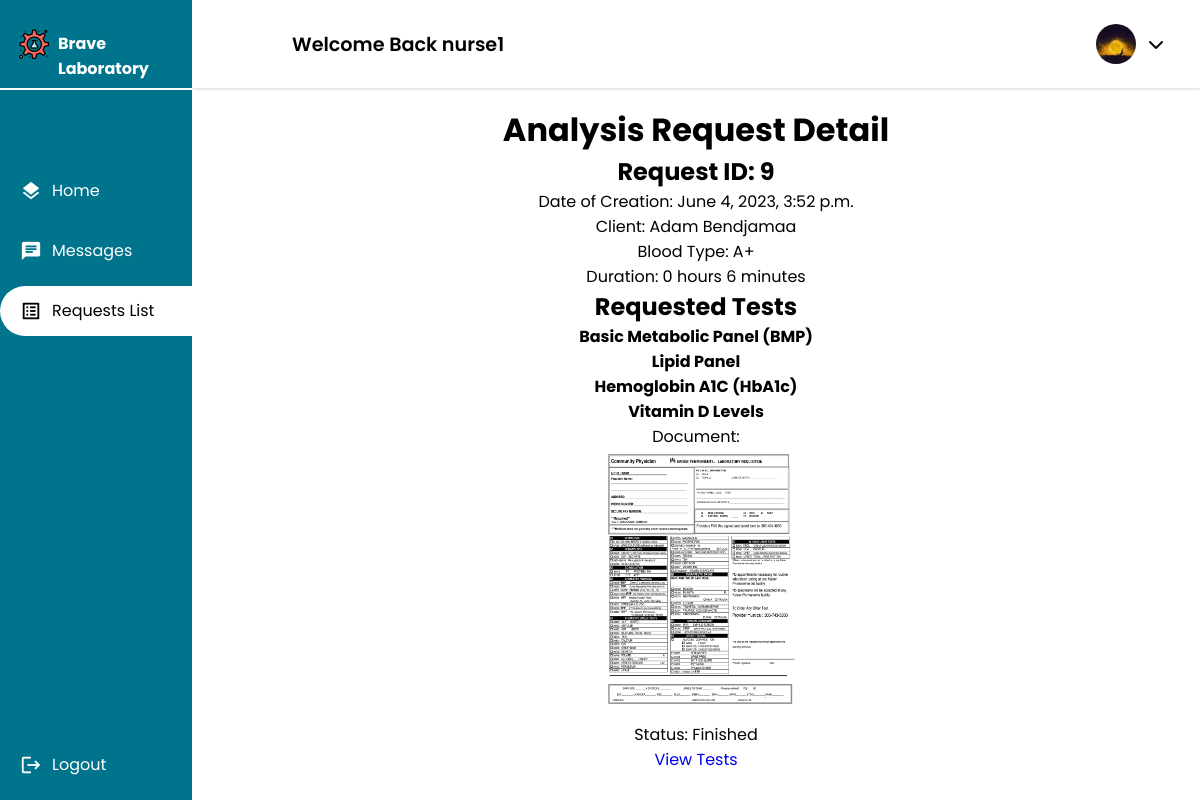
/nurse/requests/9/detail/ (signed in), run on the app's committed database.
### nurse/models.py (models this page shows, shortened)
class Nurse(models.Model):
    GENDERS =[
        ('M','Male'),
        ('F','Female')
    ]
    user = models.OneToOneField(User, primary_key = True, on_delete=models.CASCADE)
    phone_number = models.CharField(max_length=10,validators=[phone_regex])
    gender = models.CharField(max_length = 1 ,choices = GENDERS)
    address = models.CharField(max_length=50)
    profile_pic = models.ImageField(default="default.png", upload_to="profile_pics")
    date_of_birth = models.DateField(default='2003-03-08')
    class Meta():
        db_table = 'auth_nurse'

### main_home/models.py (models this page shows, shortened)
class AnalysisRequest(models.Model):
    PENDING = 'pending'
    WORKING_ON = 'working-on'
    FINISHED = 'finished'
    STATUS_CHOICES = [
        (PENDING, 'Pending'),
        (WORKING_ON, 'Working On'),
        (FINISHED, 'Finished'),
    ]
    appointment = models.OneToOneField(Appointment, on_delete=models.CASCADE)
    nurse = models.ForeignKey(Nurse, on_delete=models.CASCADE)
    tests = models.ManyToManyField(Test)
    creation_time = models.DateTimeField(auto_now_add=True)
    start_time = models.DateTimeField(null=True, blank=True)
    finish_time = models.DateTimeField(null=True, blank=True)
    accepted = models.BooleanField(default=False)
    finished = models.BooleanField(default=False)
    status =  models.CharField(max_length=45, choices=STATUS_CHOICES, default=PENDING)
    def duration(self):
        if self.start_time:
            if self.finish_time:
                duration = self.finish_time - self.start_time
            else:
                duration = timezone.now() - self.start_time
            hours = duration // timedelta(hours=1)
            minutes = (duration % timedelta(hours=1)) // timedelta(minutes=1)
            return f"{hours} hours {minutes} minutes"
        return "0 hours 0 minutes"
    def all_tests_confirmed(self):
        return self.tests.filter(confirmed=False).count() == 0
    class Meta:
        db_table = 'analysis_request'

class Appointment(models.Model):
    UPCOMING = 'Upcoming'
    TOMORROW = 'Tommorow'
    TODAY = 'Today'
    OVERDUE = 'Overdue'
    STATUS_CHOICES = [
        (UPCOMING, 'Upcoming'),
        (TOMORROW, 'Tommorow'),
        (TODAY, 'Today'),
        (OVERDUE, 'Overdue'),
    ]
    client = models.ForeignKey(Client, on_delete=models.CASCADE)
    tests_requested = models.ManyToManyField(TestOffered)
    date = models.DateField(validators=[validate_date_not_past])
    description = models.CharField(max_length=1000,blank=True)
    document = models.ImageField(null=True,blank=True,upload_to='medical_documents')
    total_price = models.DecimalField(max_digits=10, decimal_places=2)
    payment_status = models.BooleanField(default=False)
    arrived = models.BooleanField(default=False)
    cancelled = models.BooleanField(default=False)
    performed = models.BooleanField(default=False)
    class Meta:
        db_table = 'appointment'

class BloodBank(models.Model):
    BLOOD_TYPES = [
        ('A+', 'A+'),
        ('A-', 'A-'),
        ('B+', 'B+'),
        ('B-', 'B-'),
        ('AB+', 'AB+'),
        ('AB-', 'AB-'),
        ('O+', 'O+'),
        ('O-', 'O-')
    ]
    client = models.OneToOneField(Client, on_delete=models.CASCADE)
    blood_type = models.CharField(max_length=3, choices=BLOOD_TYPES)
    submission_date = models.DateTimeField(auto_now=True)

class TestOffered(models.Model):
    name = models.CharField(max_length=50,unique=True)
    price = models.DecimalField(max_digits=10, decimal_places=2)
    class Meta:
        db_table = 'test_offered'
        verbose_name_plural = 'Offered Tests'
    def __str__(self):
        return self.name

### client/models.py (models this page shows, shortened)
class Client(models.Model):
    GENDERS =[
        ('M','Male'),
        ('F','Female')
    ]
    user = models.OneToOneField(User, primary_key = True, on_delete=models.CASCADE)
    phone_number = models.CharField(max_length=10,validators=[phone_regex])
    gender = models.CharField(max_length = 1 ,choices = GENDERS)
    address = models.CharField(max_length=50)
    policy = models.BooleanField(default = False)
    profile_pic = models.ImageField(default="default.png", upload_to="profile_pics")
    date_of_birth = models.DateField(default='2003-03-08')
    tests_made = models.PositiveIntegerField(default=0)
    class Meta():
        db_table = 'auth_client'

### nurse/views.py (the view)
# urls.py: path("requests/<int:analysis_request_id>/detail/",views.request_detail,name="request_detail"),
@login_required
@permission_required('nurse.view_nurse', raise_exception=True)
def request_detail(request, analysis_request_id):
    analysis_request = get_object_or_404(AnalysisRequest, id=analysis_request_id)
    context = {
        'analysis_request': analysis_request,
    }
    return render(request,'nurse/request/request_detail.html', context)

### nurse/templates/nurse/request/request_detail.html (shortened to what this page needs)
{% extends 'nurse/nurse.html' %}
{% load static %}
{% block main %}
<div class="Container">
    <h1>Analysis Request Detail</h1>
    <h2>Request ID: {{ analysis_request.id }}</h2>
    <p>Date of Creation: {{ analysis_request.creation_time }}</p>
    <p>Client: {{ analysis_request.appointment.client.user.first_name }} {{ analysis_request.appointment.client.user.last_name }}</p>
    <p>Blood Type: {{ analysis_request.appointment.client.bloodbank.blood_type }}</p>
    <p>Duration: {{ analysis_request.duration }}</p>
    <h2>Requested Tests</h2>
    <ul>
        {% for test in analysis_request.appointment.tests_requested.all %}
        <li><strong>{{ test }}</strong></li>
        {% endfor %}
    </ul>
    {% if analysis_request.appointment.document %}
        <p>Document:
        </p>
        <a href="{{ analysis_request.appointment.document.url }}" target="_blank">
            <img src="{{ analysis_request.appointment.document.url }}" width="200" >
        </a>
    {% else %}
        <p>No document provided.</p>
    {% endif %}
    <p>Status: {{ analysis_request.get_status_display }}</p>
    {% if not analysis_request.start_time %}
        <form method="POST" action="{% url 'start_analysis' analysis_request.id %}">
            {% csrf_token %}
            <button type="submit">Start</button>
        </form>
    {% else %}
        <a href="{% url 'request_test_list' analysis_request_id=analysis_request.id %}">View Tests</a>
    {% endif %}
</div>
{% endblock main %}

### main_home/templates/main_home/actors_base.html (shortened to what this page needs)
{% extends 'main_home/base.html' %}
{% load static %}
{% block css %}
        <link rel="stylesheet" href="https://cdnjs.cloudflare.com/ajax/libs/font-awesome/6.4.0/css/all.min.css">
        <link rel="stylesheet" href="{% static 'css/actors.css' %}" />
{% endblock css %}
{% block content %}
    <div class="container">
        <header>
            <div class="wlc">
                <h1>Welcome Back {{user.username}}</h1>
            </div>
            <div class="Left">
                <ul class="DROPS">
                    {% if user.groups.first.name == 'client' %}
                    {% comment %} <li><a href="#"><span class="material-icons notifications">notifications</span></a></li> {% endcomment %}
                    <li class="profile-header"><a class="profile-pic-container" onclick="showElement()"><img class="profile-pic" alt="profile_pic" src="{{ user.client.profile_pic.url }}"></img><i class="fa-solid fa-chevron-down"></i></a>
                    <ul id="myElement">
                    <a href="{% url 'profile_update' %}" class="drop-down"><li><span class="material-icons">person</span>Profile</li></a>
                    <a href="{% url 'profile_settings' %}" class="drop-down"><li><span class="material-icons">settings</span>Settings</li></a>
                    <a href="{% url 'profile_help' %}" class="drop-down"><li><span class="material-icons">help</span>Help</li></a>
                    <a href="{% url 'profile_contact' %}" class="drop-down"><li><span class="material-icons">call</span>Contact</li></a>
                    {% elif user.groups.first.name == 'nurse' %}
                    <li class="profile-header"><a class="profile-pic-container" onclick="showElement()"><img class="profile-pic" alt="profile_pic" src="{{ user.nurse.profile_pic.url }}"></img><i class="fa-solid fa-chevron-down"></i></a>
                    {% endif %}
                        </li>
                    </ul>
                </div>
        </header>
        <div class="Main">
            {% block main %}{% endblock main %}
        </div>
    </div>
    <div class="nav-header">
        <a class="logo" href="{% url user.groups.first.name %}">
            <img alt='logo' src="{% static 'img/logo.png' %}">
            <span><strong>Brave Laboratory</strong></span>
        </a>
    </div>
    <nav>
        <ul>
            {% block sidebar %}{% endblock sidebar %}
            <li class="end">
                <a href='{% url 'logout' %}'>
                    <span class="material-icons emoji">logout</span>
                    <span class="nav-item">Logout</span>
                </a>
            </li>
        </ul>
    </nav>
{% endblock content %}

### static/css/actors.css (style rules this page uses)
* { font-family: 'Poppins', sans-serif; margin: 0; padding: 0; }
body { background-color: #fff; }
ul { list-style-type: none; }
.container { text-align: center; float: right; width: 100%; height: 90vh; }
header { position: fixed; top: 0; left: 0; right: 0; z-index: 1; width: 84vw; height: 11vh; background-color: rgb(255, 255, 255); display: flex; align-items: center; justify-content: space-between; margin-left: auto; box-shadow: 0px 2px 2px rgba(0, 0, 0, 0.1); }
.Main { display: flex; justify-content: center; margin-top: 11vh; margin-left: 16vw; padding-top: 1.5%; padding-bottom: 1.5%; }
.Container { font-size: 16px; width:100%; height: 100%; margin: 0 20px; border-radius: 20px; background-color: white; padding-left: 20px; padding-right: 20px; }
.wlc { margin-left: 100px; }
.wlc h1 { font-size: 1.2rem; }
.Left { float: right; display: flex; align-items: center; flex-direction: row; justify-content: space-between; gap: 40px; margin-right: 15px; }
.DROPS { display: flex; align-items: center; justify-content: center; flex-direction: row; gap: 50px; }
.DROPS a { width: auto; height: auto; padding: 50px; text-decoration: none; color: black; padding: 1px; }
.DROPS li { padding: 20px; list-style: none; }
.DROPS .profile-header { width: auto; border-radius: 30px; height: 20px; display: flex; justify-content: center; align-items: center; cursor: pointer; }
.nav-header { position: fixed; left: 0; z-index: 1; top: 0; bottom: 89vh; background-color: #00748c ; width: 16vw; height: 11vh; overflow: hidden; box-shadow: 0px 4px 4px rgb(255, 255, 255); }
.nav-header a { position: relative; color: white; padding-left: 18px; width: 15vw; }
nav { position: fixed; left: 0; z-index: 1; top: 11.2vh; bottom: 0; background-color: #00748c; width: 16vw; overflow: hidden; }
.logo { display: flex; transition: all 0.5s ease; margin-top: 3.5vh; padding-right: 0 !important; width: 100%; gap: 8px; }
.logo span { font-size: 1rem; padding-top: 3px; }
.logo img { height: 32px; }
nav a { position: relative; color: white; display: table; padding-left: 20px; padding-right: 30px; width: 15vw; }
nav .material-icons { position: relative; top: 14px; font-size: 22px !important; }
nav ul { margin-top: 40%; }
.nav-item { position: relative; top: 8px; margin-left: 10px; }
nav ul li { transition: 0.4s; width: auto; margin-bottom: 10px; }
.end { position: fixed; bottom: 0; transition: 0.4s; width: auto; margin-bottom: 10px; }
nav ul li::after { content: ''; display: block; position: relative; left: 0; width: 5px; height: 100%; }
.profile-pic { width: 40px; height: 40px; border-radius: 50%; cursor: pointer; object-fit: cover; }
header h1 { font-weight: 600; }
a { text-decoration: none; }
nav a { height: 50px; }
.profile-pic-container { display: flex; justify-content: center; align-items: center; gap: 12px; }
.profile-pic-container i { cursor: pointer !important; }

### data on the page
AnalysisRequest: id "9", creation_time "June 4, 2023, 3:52 p.m.", appointment.client.user.first_name "Adam", appointment.client.user.last_name "Bendjamaa", appointment.client.bloodbank.blood_type "A+", duration "0 hours 6 minutes", appointment.document (picture), status "Finished"
TestOffered: name "Basic Metabolic Panel (BMP)"
TestOffered: name "Lipid Panel"
TestOffered: name "Hemoglobin A1C (HbA1c)"
TestOffered: name "Vitamin D Levels"

### other printed values
{{ user.username }} "nurse1"
